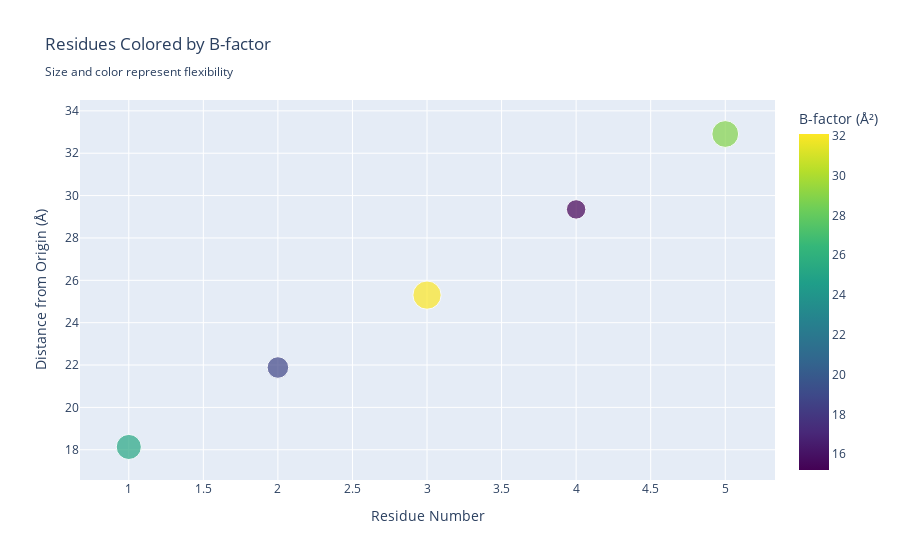

Notebook source saved alongside this figure:
### Markdown cell above
### Visualization with Pandas

### Code cell
# Pandas with Plotly backend - much easier!
# Set Plotly as the plotting backend for pandas
pd.options.plotting.backend = "plotly"

# Simple scatter plot colored by B-factor
fig = residue_data.plot.scatter(
    x="residue_number",
    y="distance_from_origin",
    color="b_factor",
    size="b_factor",
    hover_data=["residue_name", "atom_name"],
    title="Residues Colored by B-factor<br><sub>Size and color represent flexibility</sub>",
    labels={
        "residue_number": "Residue Number",
        "distance_from_origin": "Distance from Origin (Å)",
        "b_factor": "B-factor (Å²)",
    },
    color_continuous_scale="Viridis",
)

fig.show()

print("✅ Pandas + Plotly backend makes visualization much easier!")
print("📊 The plot shows residue position vs distance, colored by flexibility")

### Figure 1 — Plotly figure (JSON) as saved in the notebook; plotly's stock layout.template omitted (floating-point values rounded to 4 significant figures)
{"data": [{"customdata": [["ALA", "CA"], ["VAL", "CA"], ["GLY", "CA"], ["LEU", "CA"], ["GLY", "CA"]], "hovertemplate": "Residue Number=%{x}<br>Distance from Origin (Å)=%{y}<br>B-factor (Å²)=%{marker.color}<br>residue_name=%{customdata[0]}<br>atom_name=%{customdata[1]}<extra></extra>", "legendgroup": "", "marker": {"color": [25.3, 18.7, 32.1, 15.2, 28.9], "coloraxis": "coloraxis", "size": [25.3, 18.7, 32.1, 15.2, 28.9], "sizemode": "area", "sizeref": 0.08025, "symbol": "circle"}, "mode": "markers", "name": "", "orientation": "v", "showlegend": false, "type": "scatter", "x": [1, 2, 3, 4, 5], "xaxis": "x", "y": [18.13, 21.88, 25.3, 29.35, 32.91], "yaxis": "y"}], "layout": {"coloraxis": {"colorbar": {"title": {"text": "B-factor (Å²)"}}, "colorscale": [[0, "#440154"], [0.1111, "#482878"], [0.2222, "#3e4989"], [0.3333, "#31688e"], [0.4444, "#26828e"], [0.5556, "#1f9e89"], [0.6667, "#35b779"], [0.7778, "#6ece58"], [0.8889, "#b5de2b"], [1, "#fde725"]]}, "legend": {"itemsizing": "constant", "tracegroupgap": 0}, "title": {"text": "Residues Colored by B-factor<br><sub>Size and color represent flexibility</sub>"}, "xaxis": {"anchor": "y", "domain": [0, 1], "title": {"text": "Residue Number"}}, "yaxis": {"anchor": "x", "domain": [0, 1], "title": {"text": "Distance from Origin (Å)"}}}}
